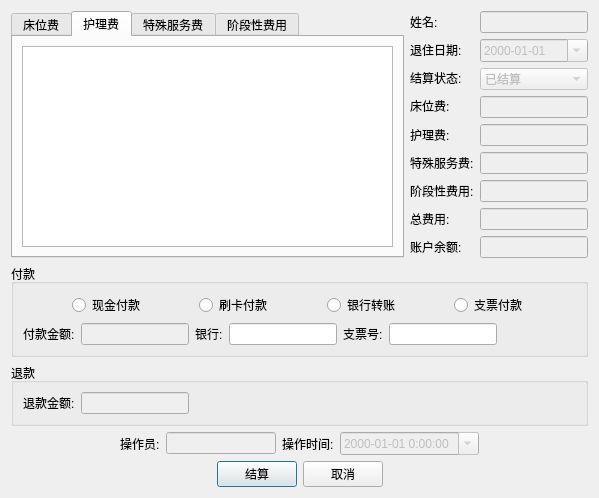
<?xml version="1.0" encoding="UTF-8"?>
<ui version="4.0">
 <class>RecedeSettleDialog</class>
 <widget class="QDialog" name="RecedeSettleDialog">
  <property name="geometry">
   <rect>
    <x>0</x>
    <y>0</y>
    <width>599</width>
    <height>484</height>
   </rect>
  </property>
  <property name="windowTitle">
   <string>Dialog</string>
  </property>
  <layout class="QGridLayout" name="gridLayout_5">
   <item row="0" column="0">
    <layout class="QGridLayout" name="gridLayout_3">
     <item row="0" column="0">
      <layout class="QHBoxLayout" name="horizontalLayout_8">
       <item>
        <widget class="QTabWidget" name="tabWidget">
         <property name="currentIndex">
          <number>1</number>
         </property>
         <widget class="QWidget" name="tab_bed">
          <attribute name="title">
           <string>床位费</string>
          </attribute>
          <layout class="QGridLayout" name="gridLayout_4">
           <item row="0" column="0">
            <widget class="QTableView" name="tableView_bed"/>
           </item>
          </layout>
         </widget>
         <widget class="QWidget" name="tab_nurse">
          <attribute name="title">
           <string>护理费</string>
          </attribute>
          <layout class="QHBoxLayout" name="horizontalLayout_4">
           <item>
            <widget class="QTableView" name="tableView_nurse"/>
           </item>
          </layout>
         </widget>
         <widget class="QWidget" name="tab_special">
          <attribute name="title">
           <string>特殊服务费</string>
          </attribute>
          <layout class="QGridLayout" name="gridLayout_6">
           <item row="0" column="0">
            <widget class="QTableView" name="tableView_special"/>
           </item>
          </layout>
         </widget>
         <widget class="QWidget" name="tab_stage">
          <attribute name="title">
           <string>阶段性费用</string>
          </attribute>
          <layout class="QGridLayout" name="gridLayout_7">
           <item row="0" column="0">
            <widget class="QTableView" name="tableView_stage"/>
           </item>
          </layout>
         </widget>
        </widget>
       </item>
       <item>
        <layout class="QHBoxLayout" name="horizontalLayout_3">
         <item>
          <layout class="QVBoxLayout" name="verticalLayout">
           <item>
            <widget class="QLabel" name="label_2">
             <property name="text">
              <string>姓名:</string>
             </property>
            </widget>
           </item>
           <item>
            <widget class="QLabel" name="label_3">
             <property name="text">
              <string>退住日期:</string>
             </property>
            </widget>
           </item>
           <item>
            <widget class="QLabel" name="label_12">
             <property name="text">
              <string>结算状态:</string>
             </property>
            </widget>
           </item>
           <item>
            <widget class="QLabel" name="label_4">
             <property name="text">
              <string>床位费:</string>
             </property>
            </widget>
           </item>
           <item>
            <widget class="QLabel" name="label_5">
             <property name="text">
              <string>护理费:</string>
             </property>
            </widget>
           </item>
           <item>
            <widget class="QLabel" name="label_10">
             <property name="text">
              <string>特殊服务费:</string>
             </property>
            </widget>
           </item>
           <item>
            <widget class="QLabel" name="label_11">
             <property name="text">
              <string>阶段性费用:</string>
             </property>
            </widget>
           </item>
           <item>
            <widget class="QLabel" name="label_9">
             <property name="text">
              <string>总费用:</string>
             </property>
            </widget>
           </item>
           <item>
            <widget class="QLabel" name="label_8">
             <property name="text">
              <string>账户余额:</string>
             </property>
            </widget>
           </item>
          </layout>
         </item>
         <item>
          <layout class="QVBoxLayout" name="verticalLayout_2">
           <item>
            <widget class="QLineEdit" name="lineEdit_name">
             <property name="enabled">
              <bool>false</bool>
             </property>
             <property name="sizePolicy">
              <sizepolicy hsizetype="Preferred" vsizetype="Fixed">
               <horstretch>0</horstretch>
               <verstretch>0</verstretch>
              </sizepolicy>
             </property>
            </widget>
           </item>
           <item>
            <widget class="QDateEdit" name="dateEdit">
             <property name="enabled">
              <bool>false</bool>
             </property>
             <property name="displayFormat">
              <string>yyyy-MM-dd</string>
             </property>
             <property name="calendarPopup">
              <bool>true</bool>
             </property>
            </widget>
           </item>
           <item>
            <widget class="QComboBox" name="comboBox">
             <property name="enabled">
              <bool>false</bool>
             </property>
             <item>
              <property name="text">
               <string>已结算</string>
              </property>
             </item>
             <item>
              <property name="text">
               <string>未结算</string>
              </property>
             </item>
            </widget>
           </item>
           <item>
            <widget class="QLineEdit" name="lineEdit_bed">
             <property name="enabled">
              <bool>false</bool>
             </property>
             <property name="sizePolicy">
              <sizepolicy hsizetype="Preferred" vsizetype="Fixed">
               <horstretch>0</horstretch>
               <verstretch>0</verstretch>
              </sizepolicy>
             </property>
            </widget>
           </item>
           <item>
            <widget class="QLineEdit" name="lineEdit_nurse">
             <property name="enabled">
              <bool>false</bool>
             </property>
             <property name="sizePolicy">
              <sizepolicy hsizetype="Preferred" vsizetype="Fixed">
               <horstretch>0</horstretch>
               <verstretch>0</verstretch>
              </sizepolicy>
             </property>
            </widget>
           </item>
           <item>
            <widget class="QLineEdit" name="lineEdit_special">
             <property name="enabled">
              <bool>false</bool>
             </property>
             <property name="sizePolicy">
              <sizepolicy hsizetype="Preferred" vsizetype="Fixed">
               <horstretch>0</horstretch>
               <verstretch>0</verstretch>
              </sizepolicy>
             </property>
            </widget>
           </item>
           <item>
            <widget class="QLineEdit" name="lineEdit_stage">
             <property name="enabled">
              <bool>false</bool>
             </property>
             <property name="sizePolicy">
              <sizepolicy hsizetype="Preferred" vsizetype="Fixed">
               <horstretch>0</horstretch>
               <verstretch>0</verstretch>
              </sizepolicy>
             </property>
            </widget>
           </item>
           <item>
            <widget class="QLineEdit" name="lineEdit_total">
             <property name="enabled">
              <bool>false</bool>
             </property>
             <property name="sizePolicy">
              <sizepolicy hsizetype="Preferred" vsizetype="Fixed">
               <horstretch>0</horstretch>
               <verstretch>0</verstretch>
              </sizepolicy>
             </property>
            </widget>
           </item>
           <item>
            <widget class="QLineEdit" name="lineEdit_account">
             <property name="enabled">
              <bool>false</bool>
             </property>
             <property name="sizePolicy">
              <sizepolicy hsizetype="Preferred" vsizetype="Fixed">
               <horstretch>0</horstretch>
               <verstretch>0</verstretch>
              </sizepolicy>
             </property>
            </widget>
           </item>
          </layout>
         </item>
        </layout>
       </item>
      </layout>
     </item>
     <item row="1" column="0">
      <layout class="QVBoxLayout" name="verticalLayout_8">
       <item>
        <widget class="QGroupBox" name="groupBox_pay">
         <property name="title">
          <string>付款</string>
         </property>
         <layout class="QGridLayout" name="gridLayout_2">
          <item row="0" column="0">
           <layout class="QVBoxLayout" name="verticalLayout_3">
            <item>
             <layout class="QHBoxLayout" name="horizontalLayout_5">
              <item>
               <spacer name="horizontalSpacer_5">
                <property name="orientation">
                 <enum>Qt::Horizontal</enum>
                </property>
                <property name="sizeHint" stdset="0">
                 <size>
                  <width>40</width>
                  <height>20</height>
                 </size>
                </property>
               </spacer>
              </item>
              <item>
               <widget class="QRadioButton" name="radioButton_cash">
                <property name="text">
                 <string>现金付款</string>
                </property>
               </widget>
              </item>
              <item>
               <spacer name="horizontalSpacer_2">
                <property name="orientation">
                 <enum>Qt::Horizontal</enum>
                </property>
                <property name="sizeHint" stdset="0">
                 <size>
                  <width>40</width>
                  <height>20</height>
                 </size>
                </property>
               </spacer>
              </item>
              <item>
               <widget class="QRadioButton" name="radioButton_card">
                <property name="text">
                 <string>刷卡付款</string>
                </property>
               </widget>
              </item>
              <item>
               <spacer name="horizontalSpacer_3">
                <property name="orientation">
                 <enum>Qt::Horizontal</enum>
                </property>
                <property name="sizeHint" stdset="0">
                 <size>
                  <width>40</width>
                  <height>20</height>
                 </size>
                </property>
               </spacer>
              </item>
              <item>
               <widget class="QRadioButton" name="radioButton_bank">
                <property name="text">
                 <string>银行转账</string>
                </property>
               </widget>
              </item>
              <item>
               <spacer name="horizontalSpacer_4">
                <property name="orientation">
                 <enum>Qt::Horizontal</enum>
                </property>
                <property name="sizeHint" stdset="0">
                 <size>
                  <width>40</width>
                  <height>20</height>
                 </size>
                </property>
               </spacer>
              </item>
              <item>
               <widget class="QRadioButton" name="radioButton_check">
                <property name="text">
                 <string>支票付款</string>
                </property>
               </widget>
              </item>
              <item>
               <spacer name="horizontalSpacer_6">
                <property name="orientation">
                 <enum>Qt::Horizontal</enum>
                </property>
                <property name="sizeHint" stdset="0">
                 <size>
                  <width>40</width>
                  <height>20</height>
                 </size>
                </property>
               </spacer>
              </item>
             </layout>
            </item>
            <item>
             <layout class="QHBoxLayout" name="horizontalLayout">
              <item>
               <widget class="QLabel" name="label">
                <property name="text">
                 <string>付款金额:</string>
                </property>
               </widget>
              </item>
              <item>
               <widget class="QLineEdit" name="lineEdit_pay">
                <property name="enabled">
                 <bool>false</bool>
                </property>
               </widget>
              </item>
              <item>
               <widget class="QLabel" name="label_bank">
                <property name="text">
                 <string>银行:</string>
                </property>
               </widget>
              </item>
              <item>
               <widget class="QLineEdit" name="lineEdit_bank"/>
              </item>
              <item>
               <widget class="QLabel" name="label_check">
                <property name="text">
                 <string>支票号:</string>
                </property>
               </widget>
              </item>
              <item>
               <widget class="QLineEdit" name="lineEdit_check"/>
              </item>
              <item>
               <spacer name="horizontalSpacer">
                <property name="orientation">
                 <enum>Qt::Horizontal</enum>
                </property>
                <property name="sizeHint" stdset="0">
                 <size>
                  <width>40</width>
                  <height>20</height>
                 </size>
                </property>
               </spacer>
              </item>
             </layout>
            </item>
           </layout>
          </item>
         </layout>
        </widget>
       </item>
       <item>
        <widget class="QGroupBox" name="groupBox_back">
         <property name="title">
          <string>退款</string>
         </property>
         <layout class="QGridLayout" name="gridLayout">
          <item row="0" column="0">
           <layout class="QHBoxLayout" name="horizontalLayout_2">
            <item>
             <widget class="QLabel" name="label_back">
              <property name="text">
               <string>退款金额:</string>
              </property>
             </widget>
            </item>
            <item>
             <widget class="QLineEdit" name="lineEdit_back">
              <property name="enabled">
               <bool>false</bool>
              </property>
              <property name="sizePolicy">
               <sizepolicy hsizetype="Preferred" vsizetype="Fixed">
                <horstretch>0</horstretch>
                <verstretch>0</verstretch>
               </sizepolicy>
              </property>
             </widget>
            </item>
            <item>
             <spacer name="horizontalSpacer_7">
              <property name="orientation">
               <enum>Qt::Horizontal</enum>
              </property>
              <property name="sizeHint" stdset="0">
               <size>
                <width>40</width>
                <height>20</height>
               </size>
              </property>
             </spacer>
            </item>
           </layout>
          </item>
         </layout>
        </widget>
       </item>
      </layout>
     </item>
     <item row="2" column="0">
      <layout class="QHBoxLayout" name="horizontalLayout_6">
       <item>
        <spacer name="horizontalSpacer_8">
         <property name="orientation">
          <enum>Qt::Horizontal</enum>
         </property>
         <property name="sizeHint" stdset="0">
          <size>
           <width>40</width>
           <height>20</height>
          </size>
         </property>
        </spacer>
       </item>
       <item>
        <widget class="QLabel" name="label_6">
         <property name="text">
          <string>操作员:</string>
         </property>
        </widget>
       </item>
       <item>
        <widget class="QLineEdit" name="lineEdit_operator">
         <property name="enabled">
          <bool>false</bool>
         </property>
        </widget>
       </item>
       <item>
        <widget class="QLabel" name="label_7">
         <property name="text">
          <string>操作时间:</string>
         </property>
        </widget>
       </item>
       <item>
        <widget class="QDateTimeEdit" name="dateTimeEdit">
         <property name="enabled">
          <bool>false</bool>
         </property>
         <property name="displayFormat">
          <string>yyyy-MM-dd H:mm:ss</string>
         </property>
         <property name="calendarPopup">
          <bool>true</bool>
         </property>
        </widget>
       </item>
       <item>
        <spacer name="horizontalSpacer_9">
         <property name="orientation">
          <enum>Qt::Horizontal</enum>
         </property>
         <property name="sizeHint" stdset="0">
          <size>
           <width>40</width>
           <height>20</height>
          </size>
         </property>
        </spacer>
       </item>
      </layout>
     </item>
     <item row="3" column="0">
      <layout class="QHBoxLayout" name="horizontalLayout_7">
       <item>
        <spacer name="horizontalSpacer_10">
         <property name="orientation">
          <enum>Qt::Horizontal</enum>
         </property>
         <property name="sizeHint" stdset="0">
          <size>
           <width>40</width>
           <height>20</height>
          </size>
         </property>
        </spacer>
       </item>
       <item>
        <widget class="QPushButton" name="btn_save">
         <property name="text">
          <string>结算</string>
         </property>
        </widget>
       </item>
       <item>
        <widget class="QPushButton" name="btn_cancel">
         <property name="text">
          <string>取消</string>
         </property>
        </widget>
       </item>
       <item>
        <spacer name="horizontalSpacer_11">
         <property name="orientation">
          <enum>Qt::Horizontal</enum>
         </property>
         <property name="sizeHint" stdset="0">
          <size>
           <width>40</width>
           <height>20</height>
          </size>
         </property>
        </spacer>
       </item>
      </layout>
     </item>
    </layout>
   </item>
  </layout>
 </widget>
 <resources/>
 <connections/>
</ui>
